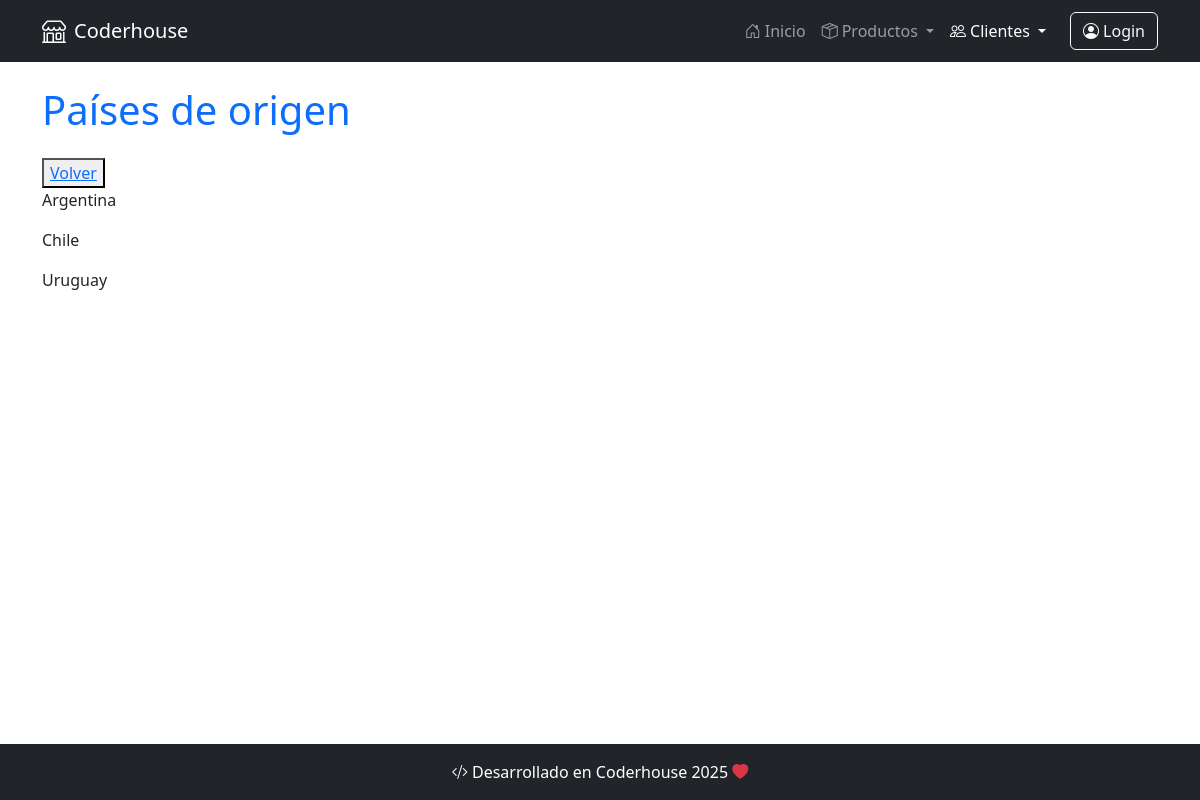
The page /cliente/pais/list/ on the database its author committed.
### cliente/models.py (models this page shows)
class Pais(models.Model):
    nombre = models.CharField(max_length=50, unique=True)
    def __str__(self) -> str:
        return self.nombre

### cliente/views.py (the view)
# urls.py: path("pais/list/", views.pais_list, name="pais_list"),
def pais_list(request):
    paises = Pais.objects.all()
    contexto = {"paises": paises}
    return render(request, "cliente/pais_list.html", contexto)

### cliente/templates/cliente/pais_list.html
{% extends 'core/base.html' %}
{% block title %}
    Países de origen
{% endblock title %}
{% block content %}
    <button>
        <a href="{% url 'cliente:index' %}">Volver</a>
    </button>
    {% for pais in paises %}
        <p> {{ pais }} </p>
    {% endfor %}
{% endblock content %}

### core/templates/core/base.html (style rules this page uses)
body { display: flex; flex-direction: column; min-height: 100vh; }

### rows shown on the page
Pais: nombre "Argentina"
Pais: nombre "Chile"
Pais: nombre "Uruguay"
